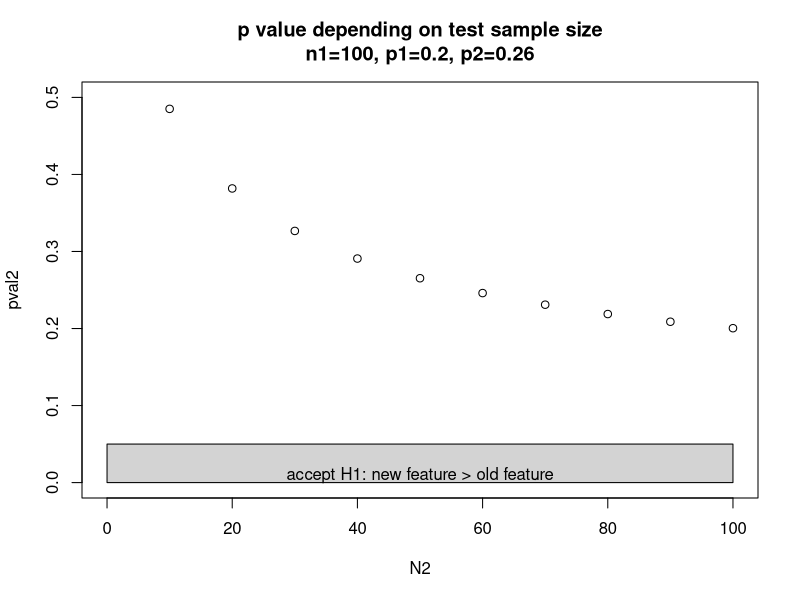
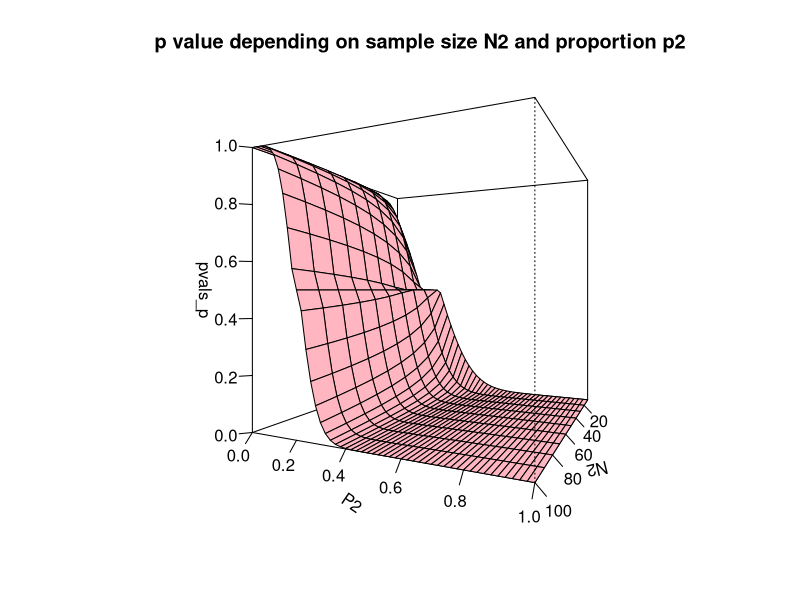
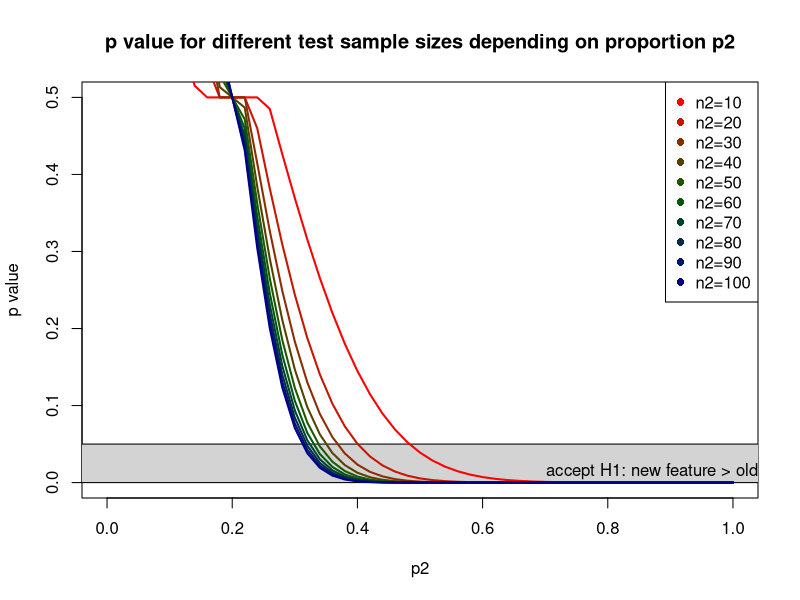

Write the R code that produced these figures, in order.
# A/B testing
# do more people click on new feature compared to old feature?

n1 <- 100   # people who where tested with old feature
n2 <- 50    # people who "saw" new feature

p1 <- 0.2   # proportion of clicks with old feature
p2 <- 0.26  # proportion of clicks with new feature
p1*n1 # 20
p2*n2 # 13

alpha <- 0.05


getPValue <- function (n1,n2,p1,p2) {
  # H0: p1 >= p2  &   H1: p1 < p2
  # accept H1 if pval < alpha (i.e. new feature is better than old one) 
  res <- prop.test(x=c(p1*n1, p2*n2),n=c(n1,n2), alternative="less")
  return(res$p.value)
}


getPValue(n1,n2,p1,p2)
# we accept H0: p1 >= p2, i.e. old feature is better than new feature 
# (having tested 50 people for new feature and only 13 clicked)

getPValue(100,100,.20,.26) # "H0"
getPValue(100,100,.20,.32) # "H1"
getPValue(100,50,.20,.32) # "H0"



#### How is the p value dependent on the test sample size and test proportion?
#### (test refers to new feature)

N2 <- seq(10, n1, by=10)
pval2 <- sapply(N2, getPValue, n1=n1, p1=p1, p2=p2)
xlim <- c(0,max(N2))
plot(N2, pval2, xlim=xlim, ylim=c(0,0.5),
     main=paste("p value depending on test sample size\nn1=",n1,", p1=",p1,", p2=",p2,sep=""))
rect(0,0,max(N2),alpha, col='lightgrey')
mtext('accept H1: new feature > old feature',side=1,line=-1.7)


#outer(N1, N2, FUN=getPValue, p1=p1, p2=p2)

P2 <- seq(0,1,by=0.02)

pvals_p <- matrix(,nrow=length(N2),ncol=length(P2))
for (i in 1:length(N2)) {
  for (j in 1:length(P2)) {
    pvals_p[i,j] <- getPValue(n1=100,N2[i],p1,P2[j])
  }
}

persp(N2, P2, pvals_p, theta=115, phi=0, ticktype="detailed", col="light pink",
      main="p value depending on sample size N2 and proportion p2",
      zlim=c(0,1), nticks=5) 

plot(P2, pvals_p[1,], ylim=c(0,0.5), t='n', xlab="p2", ylab="p value",
     main="p value for different test sample sizes depending on proportion p2")
rect(-.2,0,max(N2),alpha, col='lightgrey')
mtext('accept H1: new feature > old',side=1,line=-1.9,adj=1)
rbPal <- colorRampPalette(c('red','darkgreen','darkblue'))
b <- rbPal(length(N2))[1:length(N2)]
l <- sapply(1:length(N2), FUN=function(x){ lines(P2, pvals_p[x,],col=b[x], lwd=2) })
legend('topright',paste("n2=",N2,sep=""),col=rbPal(length(N2)),pch=16)


# of 20 test cases we would need a success rate of 0.4 to accept the new feature
# i.e. 8 of 20 would need to click

P2[which(pvals_p[which(N2==100),] < alpha)[1]]
# of 100 test cases we would need a success rate of 0.32 to accept the new feature
# i.e. 32 of 100 would need to click

# get for each test sample size the success rate that would be needed to accept
# the new feature:
#apply(1:length(N2), MARGIN=2, FUN=function(x){ P2[which(pvals_p[x,] < alpha)[1]] })

#cbind(N2,


